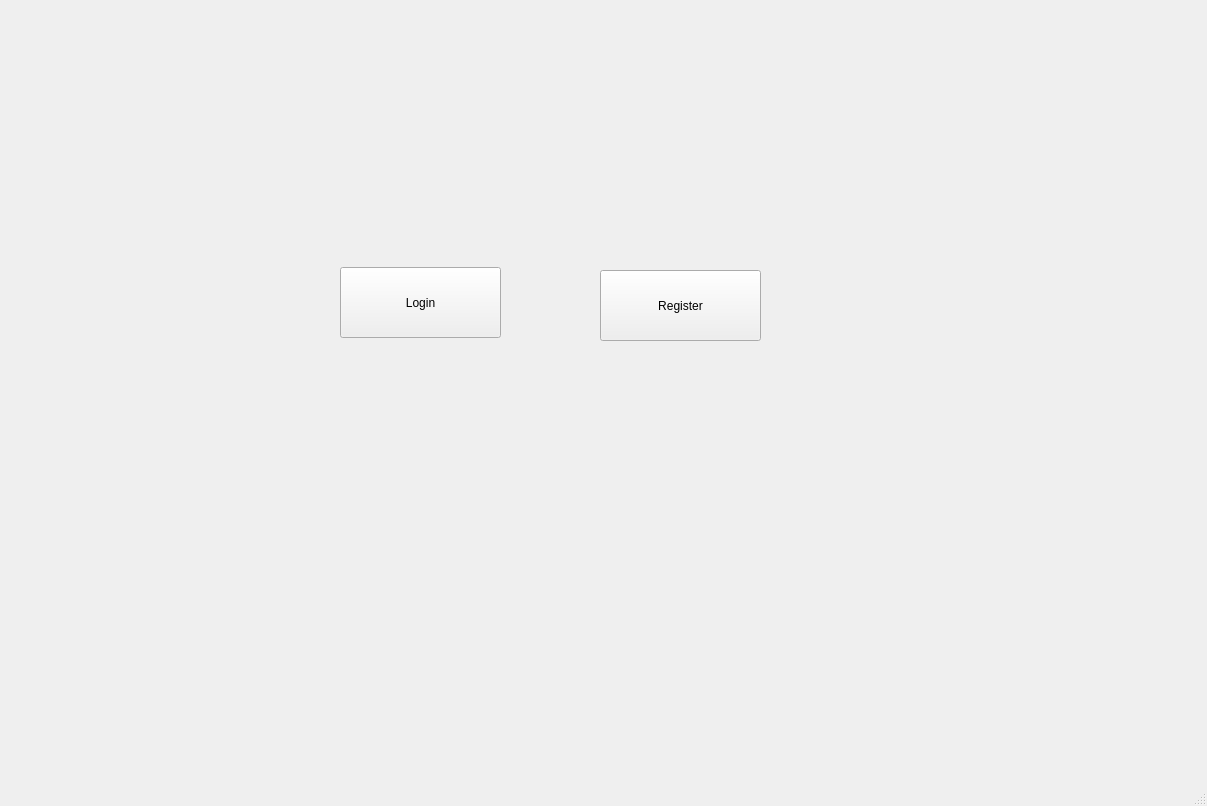
<?xml version="1.0" encoding="UTF-8"?>
<ui version="4.0">
 <class>MainWindow</class>
 <widget class="QMainWindow" name="MainWindow">
  <property name="geometry">
   <rect>
    <x>0</x>
    <y>0</y>
    <width>1207</width>
    <height>806</height>
   </rect>
  </property>
  <property name="windowTitle">
   <string>MainWindow</string>
  </property>
  <widget class="QWidget" name="centralwidget">
   <widget class="QPushButton" name="loginButton">
    <property name="geometry">
     <rect>
      <x>340</x>
      <y>267</y>
      <width>161</width>
      <height>71</height>
     </rect>
    </property>
    <property name="text">
     <string>Login</string>
    </property>
   </widget>
   <widget class="QPushButton" name="registerButton">
    <property name="geometry">
     <rect>
      <x>600</x>
      <y>270</y>
      <width>161</width>
      <height>71</height>
     </rect>
    </property>
    <property name="text">
     <string>Register</string>
    </property>
   </widget>
  </widget>
  <widget class="QMenuBar" name="menubar">
   <property name="geometry">
    <rect>
     <x>0</x>
     <y>0</y>
     <width>1207</width>
     <height>26</height>
    </rect>
   </property>
  </widget>
  <widget class="QStatusBar" name="statusbar"/>
 </widget>
 <resources/>
 <connections/>
</ui>
